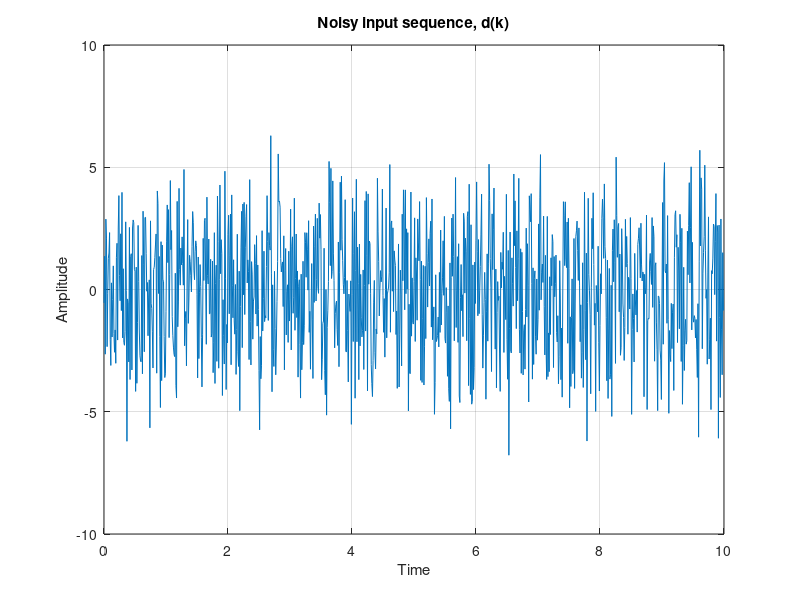

Here is the MATLAB script that generated this plot: (Note: this script raises an error after producing the figure.)
% Problems_VII.m: LMS line enhancement for 3 sinusoids
% rch / 09.03
%
mue = input('Type in the value of mue = ');
alpha = input('Type in the value of alpha = ');
sigma= input('Type in the value of initialized sigma^2 = ');
L = input('Type in the FIR filter order = ');
T=0.01;   % sample period
fs=1/T;   % sample frequency
N = 1000; % This produces a duration of 10 secs
w = zeros(1,L+1); px=0;

% Create the input sequence from unit power sinusoids, all components contain unit power noise 
d1 = sqrt(2)*sin(2*pi*[0:N-1]*5/fs) + sqrt(12)*(rand(1,N)-0.5); % 5Hz sine ampl 1
d2 = sqrt(2*0.5)*sin(2*pi*[0:N-1]*15/fs) + sqrt(12)*(rand(1,N)-0.5); % 15Hz sine ampl 0.5
d3 = sqrt(2*1.5)*sin(2*pi*[0:N-1]*35/fs) + sqrt(12)*(rand(1,N)-0.5); % 35Hz sine ampl 1.5
d = d1+d2+d3;

figure(1); plot(T*[0:N-1],d); grid;
   title('Noisy input sequence, d(k)');
   xlabel('Time'); ylabel('Amplitude');

x = [0,d(1:N-1)];
% Adaptive filter in block-mode: 1st block
[y1,w,px] = dsp_lms(x(1:100),d(1:100),w,mue,sigma,alpha,px);
[H,f] = freqz(w,1,512,2);
figure(2); subplot(1,4,1); plot(f*fs/2, 20*log10(abs(H))); grid;
title('Gain after 100 iterations');axis([0 50 -60 0])
xlabel('Frequency (Hz)'); ylabel('Amplitude gain (db)');

% 2nd block
[y2,w,px] = dsp_lms(x(101:200),d(101:200),w,mue,sigma,alpha,px);
[H,f] = freqz(w,1,512,2);
subplot(1,4,2); plot(f*fs/2, 20*log10(abs(H)));grid;
title('Gain after 200 iterations');axis([0 50 -60 0])
xlabel('Frequency (Hz)'); ylabel('Amplitude gain (db)');
   
% 3rd block
[y3,w,px] = dsp_lms(x(201:500),d(201:500),w,mue,sigma,alpha,px);
[H,f] = freqz(w,1,512,2);
subplot(1,4,3); plot(f*fs/2, 20*log10(abs(H)));grid;
title('Gain after 500 iterations');axis([0 50 -60 0])
xlabel('Frequency (Hz)'); ylabel('Amplitude gain (db)');

% 4th block
[y4,w,px] = dsp_lms(x(501:1000),d(501:1000),w,mue,sigma,alpha,px);
[H,f] = freqz(w,1,512,2);
subplot(1,4,4); plot(f*fs/2, 20*log10(abs(H)));grid;
title('Gain after 1000 iterations');axis([0 50 -60 0])
   xlabel('Frequency (Hz)'); ylabel('Amplitude gain (db)');

y = [y1,y2,y3,y4];
figure(3); plot(T*[0:N-1],y); grid;
   title(['Output sequence y(k); mue = ',num2str(mue),', alpha = ',num2str(alpha)]);
   xlabel('Time'); ylabel('Amplitude');
%
